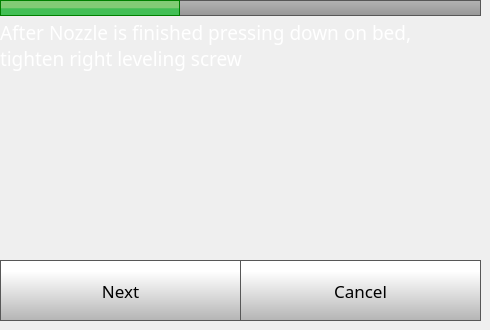
    <widget class="QWidget" name="step3Page">
     <widget class="QPushButton" name="step3CancelButton">
      <property name="geometry">
       <rect>
        <x>240</x>
        <y>260</y>
        <width>241</width>
        <height>61</height>
       </rect>
      </property>
      <property name="font">
       <font>
        <family>Gotham</family>
        <pointsize>13</pointsize>
       </font>
      </property>
      <property name="styleSheet">
       <string notr="true">QPushButton {
     border: 1px solid rgb(87, 87, 87);
	background-color: qlineargradient(spread:pad, x1:0, y1:1, x2:0, y2:0.188, stop:0 rgba(180, 180, 180, 255), stop:1 rgba(255, 255, 255, 255));


}

QPushButton:pressed {
    background-color: qlineargradient(x1: 0, y1: 0, x2: 0, y2: 1,
                                      stop: 0 #dadbde, stop: 1 #f6f7fa);
}

QPushButton:flat {
    border: none; /* no border for a flat push button */
}

QPushButton:default {
    border-color: navy; /* make the default button prominent */
}

QPushButton:focus {
	outline: none;
}</string>
      </property>
      <property name="text">
       <string>Cancel</string>
      </property>
      <property name="iconSize">
       <size>
        <width>40</width>
        <height>40</height>
       </size>
      </property>
     </widget>
     <widget class="QPushButton" name="step3NextButton">
      <property name="geometry">
       <rect>
        <x>0</x>
        <y>260</y>
        <width>241</width>
        <height>61</height>
       </rect>
      </property>
      <property name="font">
       <font>
        <family>Gotham</family>
        <pointsize>13</pointsize>
       </font>
      </property>
      <property name="styleSheet">
       <string notr="true">QPushButton {
     border: 1px solid rgb(87, 87, 87);
	background-color: qlineargradient(spread:pad, x1:0, y1:1, x2:0, y2:0.188, stop:0 rgba(180, 180, 180, 255), stop:1 rgba(255, 255, 255, 255));


}

QPushButton:pressed {
    background-color: qlineargradient(x1: 0, y1: 0, x2: 0, y2: 1,
                                      stop: 0 #dadbde, stop: 1 #f6f7fa);
}

QPushButton:flat {
    border: none; /* no border for a flat push button */
}

QPushButton:default {
    border-color: navy; /* make the default button prominent */
}

QPushButton:focus {
	outline: none;
}</string>
      </property>
      <property name="text">
       <string>Next</string>
      </property>
      <property name="iconSize">
       <size>
        <width>40</width>
        <height>40</height>
       </size>
      </property>
     </widget>
     <widget class="QLabel" name="caliberateLabel_9">
      <property name="geometry">
       <rect>
        <x>0</x>
        <y>0</y>
        <width>180</width>
        <height>16</height>
       </rect>
      </property>
      <property name="font">
       <font>
        <family>Gotham</family>
        <pointsize>14</pointsize>
        <weight>50</weight>
        <bold>false</bold>
       </font>
      </property>
      <property name="styleSheet">
       <string notr="true">	background-color: qlineargradient(spread:pad, x1:0, y1:0.523, x2:0, y2:0.534, stop:0 rgba(130, 203, 117, 255), stop:1 rgba(66, 191, 85, 255));
border: 1px solid green;</string>
      </property>
      <property name="text">
       <string/>
      </property>
     </widget>
     <widget class="QLabel" name="caliberateLabel_10">
      <property name="geometry">
       <rect>
        <x>0</x>
        <y>20</y>
        <width>471</width>
        <height>51</height>
       </rect>
      </property>
      <property name="font">
       <font>
        <family>Gotham</family>
        <pointsize>14</pointsize>
        <weight>50</weight>
        <bold>false</bold>
       </font>
      </property>
      <property name="styleSheet">
       <string notr="true">color: rgb(255, 255, 255);</string>
      </property>
      <property name="text">
       <string>After Nozzle is finished pressing down on bed, tighten right leveling screw</string>
      </property>
      <property name="wordWrap">
       <bool>true</bool>
      </property>
     </widget>
     <widget class="QLabel" name="turnRightLevelingScrewLabel">
      <property name="geometry">
       <rect>
        <x>60</x>
        <y>60</y>
        <width>360</width>
        <height>240</height>
       </rect>
      </property>
      <property name="styleSheet">
       <string notr="true">background-color: rgba(255, 255, 255, 0);</string>
      </property>
      <property name="text">
       <string/>
      </property>
      <property name="scaledContents">
       <bool>true</bool>
      </property>
     </widget>
     <widget class="QLabel" name="caliberateLabel_22">
      <property name="geometry">
       <rect>
        <x>0</x>
        <y>0</y>
        <width>481</width>
        <height>16</height>
       </rect>
      </property>
      <property name="font">
       <font>
        <family>Gotham</family>
        <pointsize>14</pointsize>
        <weight>50</weight>
        <bold>false</bold>
       </font>
      </property>
      <property name="styleSheet">
       <string notr="true">    border: 1px solid rgb(87, 87, 87);
 /*  border-bottom-left-radius: 10px;
 border-bottom-right-radius: 10px;*/
	background-color: qlineargradient(spread:pad, x1:0, y1:1, x2:0, y2:0, stop:0 rgba(150, 150, 150, 255), stop:1 rgba(180, 180, 180, 255));</string>
      </property>
      <property name="text">
       <string/>
      </property>
     </widget>
     <zorder>turnRightLevelingScrewLabel</zorder>
     <zorder>caliberateLabel_22</zorder>
     <zorder>step3CancelButton</zorder>
     <zorder>step3NextButton</zorder>
     <zorder>caliberateLabel_9</zorder>
     <zorder>caliberateLabel_10</zorder>
    </widget>
